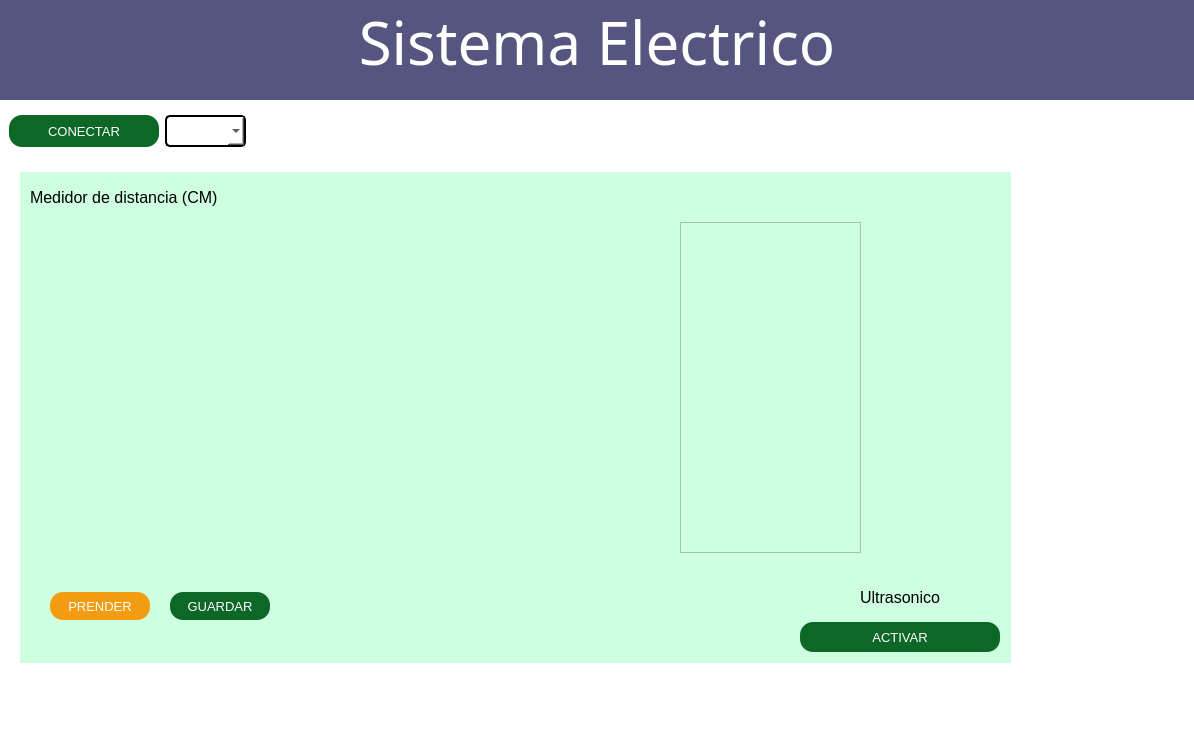
<?xml version="1.0" encoding="UTF-8"?>
<ui version="4.0">
 <class>MainWindow</class>
 <widget class="QMainWindow" name="MainWindow">
  <property name="geometry">
   <rect>
    <x>0</x>
    <y>0</y>
    <width>1194</width>
    <height>751</height>
   </rect>
  </property>
  <property name="windowTitle">
   <string>MainWindow</string>
  </property>
  <property name="styleSheet">
   <string notr="true">background-color: rgb(255, 255, 255);</string>
  </property>
  <widget class="QWidget" name="centralwidget">
   <layout class="QVBoxLayout" name="verticalLayout">
    <property name="leftMargin">
     <number>0</number>
    </property>
    <property name="topMargin">
     <number>0</number>
    </property>
    <property name="rightMargin">
     <number>0</number>
    </property>
    <property name="bottomMargin">
     <number>0</number>
    </property>
    <item>
     <widget class="QWidget" name="Cont_Titulo" native="true">
      <property name="maximumSize">
       <size>
        <width>10000</width>
        <height>100</height>
       </size>
      </property>
      <property name="styleSheet">
       <string notr="true">background-color: rgb(85, 85, 127);</string>
      </property>
      <layout class="QHBoxLayout" name="horizontalLayout_3">
       <property name="topMargin">
        <number>0</number>
       </property>
       <property name="bottomMargin">
        <number>15</number>
       </property>
       <item>
        <layout class="QHBoxLayout" name="Layout">
         <property name="topMargin">
          <number>0</number>
         </property>
         <property name="bottomMargin">
          <number>10</number>
         </property>
         <item>
          <widget class="QLabel" name="Imagen1">
           <property name="sizePolicy">
            <sizepolicy hsizetype="Fixed" vsizetype="Fixed">
             <horstretch>0</horstretch>
             <verstretch>0</verstretch>
            </sizepolicy>
           </property>
           <property name="maximumSize">
            <size>
             <width>120</width>
             <height>50</height>
            </size>
           </property>
           <property name="text">
            <string/>
           </property>
           <property name="pixmap">
            <pixmap>:/Logos/UAT.jpg</pixmap>
           </property>
           <property name="scaledContents">
            <bool>true</bool>
           </property>
          </widget>
         </item>
         <item>
          <spacer name="horizontalSpacer_3">
           <property name="orientation">
            <enum>Qt::Horizontal</enum>
           </property>
           <property name="sizeHint" stdset="0">
            <size>
             <width>40</width>
             <height>20</height>
            </size>
           </property>
          </spacer>
         </item>
         <item>
          <widget class="QLabel" name="Ltitulo">
           <property name="minimumSize">
            <size>
             <width>800</width>
             <height>0</height>
            </size>
           </property>
           <property name="sizeIncrement">
            <size>
             <width>2</width>
             <height>2</height>
            </size>
           </property>
           <property name="font">
            <font>
             <family>Segoe UI Black</family>
             <pointsize>45</pointsize>
             <weight>10</weight>
             <italic>false</italic>
             <bold>false</bold>
            </font>
           </property>
           <property name="styleSheet">
            <string notr="true">color: rgb(255, 255, 255);
font: 87 45pt &quot;Segoe UI Black&quot;;</string>
           </property>
           <property name="text">
            <string>&lt;html&gt;&lt;head/&gt;&lt;body&gt;&lt;p&gt;Sistema Electrico&lt;/p&gt;&lt;/body&gt;&lt;/html&gt;</string>
           </property>
           <property name="alignment">
            <set>Qt::AlignCenter</set>
           </property>
           <property name="wordWrap">
            <bool>true</bool>
           </property>
          </widget>
         </item>
         <item>
          <spacer name="horizontalSpacer_4">
           <property name="orientation">
            <enum>Qt::Horizontal</enum>
           </property>
           <property name="sizeHint" stdset="0">
            <size>
             <width>40</width>
             <height>20</height>
            </size>
           </property>
          </spacer>
         </item>
         <item>
          <widget class="QLabel" name="Imagen2">
           <property name="maximumSize">
            <size>
             <width>130</width>
             <height>50</height>
            </size>
           </property>
           <property name="text">
            <string/>
           </property>
           <property name="pixmap">
            <pixmap>:/Logos/Facultad.jpg</pixmap>
           </property>
           <property name="scaledContents">
            <bool>true</bool>
           </property>
          </widget>
         </item>
        </layout>
       </item>
      </layout>
     </widget>
    </item>
    <item>
     <widget class="QWidget" name="Cont_Conectar" native="true">
      <property name="maximumSize">
       <size>
        <width>16777215</width>
        <height>50</height>
       </size>
      </property>
      <layout class="QHBoxLayout" name="horizontalLayout_4">
       <item>
        <widget class="QPushButton" name="Bconectar">
         <property name="enabled">
          <bool>true</bool>
         </property>
         <property name="minimumSize">
          <size>
           <width>150</width>
           <height>0</height>
          </size>
         </property>
         <property name="maximumSize">
          <size>
           <width>180</width>
           <height>35</height>
          </size>
         </property>
         <property name="font">
          <font>
           <pointsize>10</pointsize>
          </font>
         </property>
         <property name="toolTip">
          <string extracomment="Presionar despues de haber seleccionado el puerto"/>
         </property>
         <property name="styleSheet">
          <string notr="true">color: rgb(255, 255, 255);
background-color: rgb(13, 104, 39);
border-radius:13px;
</string>
         </property>
         <property name="text">
          <string>CONECTAR</string>
         </property>
        </widget>
       </item>
       <item>
        <widget class="QComboBox" name="CBpuertos">
         <property name="maximumSize">
          <size>
           <width>100</width>
           <height>35</height>
          </size>
         </property>
         <property name="font">
          <font>
           <pointsize>10</pointsize>
          </font>
         </property>
         <property name="styleSheet">
          <string notr="true">border: 2px solid black;
border-radius: 5px;
padding: 5px;</string>
         </property>
        </widget>
       </item>
       <item>
        <spacer name="horizontalSpacer_2">
         <property name="orientation">
          <enum>Qt::Horizontal</enum>
         </property>
         <property name="sizeType">
          <enum>QSizePolicy::Expanding</enum>
         </property>
         <property name="sizeHint" stdset="0">
          <size>
           <width>40</width>
           <height>20</height>
          </size>
         </property>
        </spacer>
       </item>
      </layout>
     </widget>
    </item>
    <item>
     <widget class="QWidget" name="Cont_Libre" native="true">
      <widget class="QStackedWidget" name="Stacked_paginas">
       <property name="geometry">
        <rect>
         <x>20</x>
         <y>10</y>
         <width>991</width>
         <height>531</height>
        </rect>
       </property>
       <property name="styleSheet">
        <string notr="true"/>
       </property>
       <property name="currentIndex">
        <number>0</number>
       </property>
       <widget class="QWidget" name="page">
        <property name="styleSheet">
         <string notr="true">background-color: rgb(206, 255, 224);</string>
        </property>
        <widget class="QLabel" name="label">
         <property name="geometry">
          <rect>
           <x>10</x>
           <y>10</y>
           <width>561</width>
           <height>31</height>
          </rect>
         </property>
         <property name="font">
          <font>
           <pointsize>12</pointsize>
           <weight>50</weight>
           <bold>false</bold>
          </font>
         </property>
         <property name="text">
          <string>Medidor de distancia (CM)</string>
         </property>
        </widget>
        <widget class="QPushButton" name="Bmostrar1">
         <property name="geometry">
          <rect>
           <x>30</x>
           <y>420</y>
           <width>100</width>
           <height>28</height>
          </rect>
         </property>
         <property name="maximumSize">
          <size>
           <width>100</width>
           <height>35</height>
          </size>
         </property>
         <property name="font">
          <font>
           <pointsize>10</pointsize>
          </font>
         </property>
         <property name="toolTip">
          <string extracomment="Presionar despues de haber seleccionado el puerto"/>
         </property>
         <property name="styleSheet">
          <string notr="true">background-color: #F39C12;
border-radius:13px;
color: rgb(255, 255, 255);</string>
         </property>
         <property name="text">
          <string>PRENDER</string>
         </property>
        </widget>
        <widget class="QWidget" name="verticalLayoutWidget">
         <property name="geometry">
          <rect>
           <x>10</x>
           <y>50</y>
           <width>856</width>
           <height>331</height>
          </rect>
         </property>
         <layout class="QVBoxLayout" name="QVcanvas1"/>
        </widget>
        <widget class="QPushButton" name="Bguardar1">
         <property name="geometry">
          <rect>
           <x>150</x>
           <y>420</y>
           <width>100</width>
           <height>28</height>
          </rect>
         </property>
         <property name="maximumSize">
          <size>
           <width>100</width>
           <height>35</height>
          </size>
         </property>
         <property name="font">
          <font>
           <pointsize>10</pointsize>
          </font>
         </property>
         <property name="toolTip">
          <string extracomment="Presionar despues de haber seleccionado el puerto"/>
         </property>
         <property name="styleSheet">
          <string notr="true">color: rgb(255, 255, 255);
background-color: rgb(13, 104, 39);
border-radius:13px;
</string>
         </property>
         <property name="text">
          <string>GUARDAR</string>
         </property>
        </widget>
        <widget class="QPushButton" name="Bactuador1">
         <property name="geometry">
          <rect>
           <x>780</x>
           <y>450</y>
           <width>200</width>
           <height>30</height>
          </rect>
         </property>
         <property name="minimumSize">
          <size>
           <width>200</width>
           <height>30</height>
          </size>
         </property>
         <property name="maximumSize">
          <size>
           <width>150</width>
           <height>35</height>
          </size>
         </property>
         <property name="font">
          <font>
           <pointsize>10</pointsize>
          </font>
         </property>
         <property name="toolTip">
          <string extracomment="Presionar despues de haber seleccionado el puerto"/>
         </property>
         <property name="styleSheet">
          <string notr="true">color: rgb(255, 255, 255);
background-color: rgb(13, 104, 39);
border-radius:13px;
</string>
         </property>
         <property name="text">
          <string>ACTIVAR</string>
         </property>
        </widget>
        <widget class="QListWidget" name="lista_datos1">
         <property name="geometry">
          <rect>
           <x>660</x>
           <y>50</y>
           <width>181</width>
           <height>331</height>
          </rect>
         </property>
        </widget>
        <widget class="QLabel" name="label_4">
         <property name="geometry">
          <rect>
           <x>840</x>
           <y>410</y>
           <width>81</width>
           <height>31</height>
          </rect>
         </property>
         <property name="font">
          <font>
           <pointsize>12</pointsize>
           <weight>50</weight>
           <bold>false</bold>
          </font>
         </property>
         <property name="text">
          <string>Ultrasonico</string>
         </property>
        </widget>
       </widget>
      </widget>
      <widget class="QLabel" name="label_7">
       <property name="geometry">
        <rect>
         <x>1020</x>
         <y>10</y>
         <width>161</width>
         <height>51</height>
        </rect>
       </property>
       <property name="text">
        <string/>
       </property>
       <property name="pixmap">
        <pixmap>../../3D Objects/facultad_ingenieria_tampico.png</pixmap>
       </property>
       <property name="scaledContents">
        <bool>true</bool>
       </property>
      </widget>
      <widget class="QLabel" name="label_8">
       <property name="geometry">
        <rect>
         <x>1020</x>
         <y>60</y>
         <width>171</width>
         <height>51</height>
        </rect>
       </property>
       <property name="text">
        <string/>
       </property>
       <property name="pixmap">
        <pixmap>../../3D Objects/UAT.png</pixmap>
       </property>
       <property name="scaledContents">
        <bool>true</bool>
       </property>
      </widget>
      <widget class="QLabel" name="label_9">
       <property name="geometry">
        <rect>
         <x>1020</x>
         <y>420</y>
         <width>91</width>
         <height>81</height>
        </rect>
       </property>
       <property name="font">
        <font>
         <pointsize>8</pointsize>
        </font>
       </property>
       <property name="cursor">
        <cursorShape>ArrowCursor</cursorShape>
       </property>
       <property name="styleSheet">
        <string notr="true"/>
       </property>
       <property name="text">
        <string/>
       </property>
       <property name="pixmap">
        <pixmap>../../3D Objects/Castor.jpg</pixmap>
       </property>
       <property name="scaledContents">
        <bool>true</bool>
       </property>
      </widget>
     </widget>
    </item>
    <item>
     <widget class="QWidget" name="Cont_Inferior" native="true">
      <property name="maximumSize">
       <size>
        <width>16777215</width>
        <height>60</height>
       </size>
      </property>
      <property name="layoutDirection">
       <enum>Qt::RightToLeft</enum>
      </property>
      <layout class="QHBoxLayout" name="_2">
       <property name="topMargin">
        <number>0</number>
       </property>
       <property name="rightMargin">
        <number>10</number>
       </property>
       <property name="bottomMargin">
        <number>0</number>
       </property>
       <item>
        <widget class="QLabel" name="Imagen3">
         <property name="maximumSize">
          <size>
           <width>50</width>
           <height>100</height>
          </size>
         </property>
         <property name="text">
          <string/>
         </property>
         <property name="pixmap">
          <pixmap>:/Logos/Castor Ingeniero.jpg</pixmap>
         </property>
         <property name="scaledContents">
          <bool>true</bool>
         </property>
        </widget>
       </item>
       <item>
        <spacer name="horizontalSpacer">
         <property name="orientation">
          <enum>Qt::Horizontal</enum>
         </property>
         <property name="sizeHint" stdset="0">
          <size>
           <width>40</width>
           <height>20</height>
          </size>
         </property>
        </spacer>
       </item>
      </layout>
     </widget>
    </item>
   </layout>
  </widget>
  <widget class="QStatusBar" name="statusbar"/>
 </widget>
 <resources>
  <include location="../../Documents/Archivos/Recursos.qrc"/>
 </resources>
 <connections/>
</ui>
